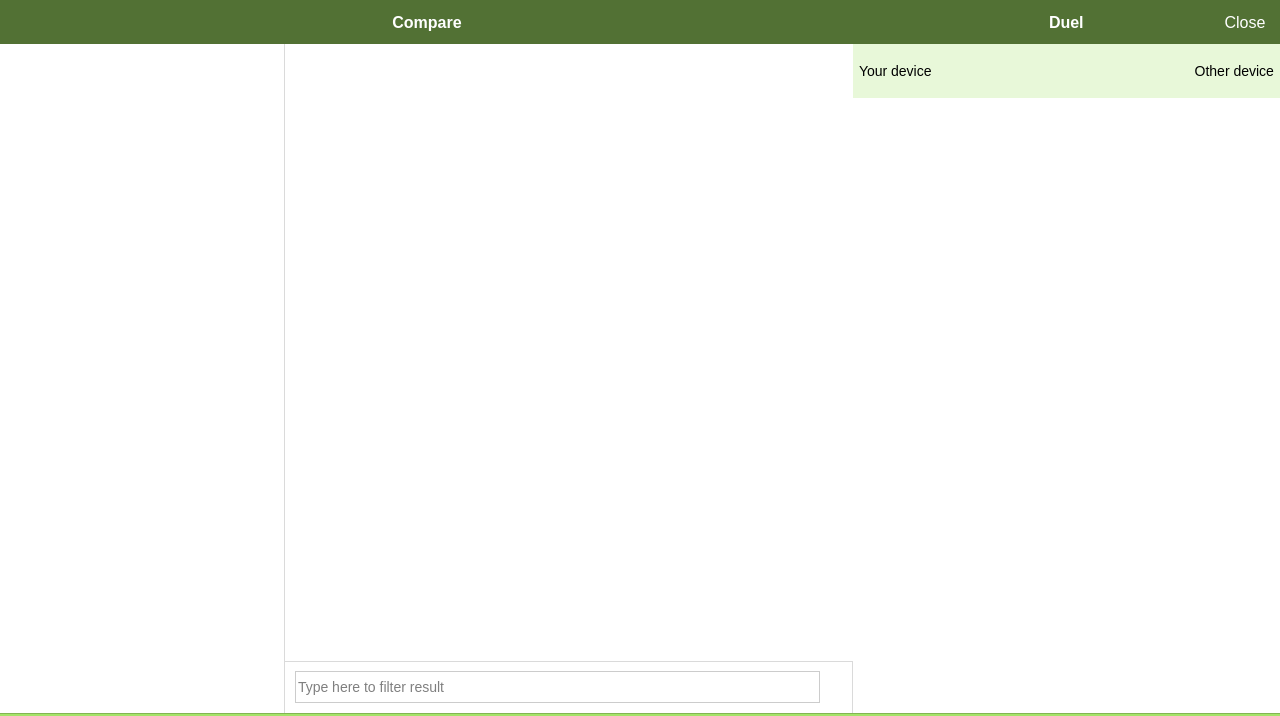
<?xml version="1.0" encoding="UTF-8"?>
<ui version="4.0">
 <class>ComparePage</class>
 <widget class="QWidget" name="ComparePage">
  <property name="geometry">
   <rect>
    <x>0</x>
    <y>0</y>
    <width>1280</width>
    <height>716</height>
   </rect>
  </property>
  <property name="minimumSize">
   <size>
    <width>0</width>
    <height>0</height>
   </size>
  </property>
  <property name="maximumSize">
   <size>
    <width>16777215</width>
    <height>16777215</height>
   </size>
  </property>
  <property name="windowTitle">
   <string>ComparePage</string>
  </property>
  <property name="styleSheet">
   <string notr="true">QWidget

QWidget#compareListPanel
{
	border: 1px solid #dadada;
}

QWidget#topBar,#duelTopBar
{
	background: #527134;
}

QWidget#searchPanel
{
	border-width: 1px 1px 0px 0px;
	border-style: solid;
	border-color: #dadada;
}

QWidget#deviceHeaderWidget,#yourDeviceLabel,#otherDeviceLabel
{
	background-color: #e8f8d9;
	font-size:14px;
}

QLabel#sectionTitleLabel,#duelSectionTitleLabel
{
	background: #527134;
	color: #fff;
	font-weight: bold;
	font-size: 16px;
}

QPushButton#duelSectionCloseButton,#duelSectionHiddenButton {
	background-color: #527134;
	border: none;
	min-width: 70px; max-width: 70px;
	color: #fff;
	font-weight: normal;
	font-size: 16px;
}

QPushButton#duelSectionCloseButton:hover
{
	background-color: #577837;
}

QPushButton#duelSectionCloseButton:pressed
{
	background-color: #4d6a31;
}

QPushButton#duelSectionHiddenButton
{
	color: #527134;
}

QLabel#bottomLine1
{
	background: #83b553;
}

QLabel#bottomLine2
{
	background: #a4e268;
}

QLabel#verticalLine
{
	background: #ccc;
}

QLabel#header
{
	background: #fff;
	color: #67b9da;
	font-family: &quot;Segoe UI&quot;;
	font-size: 24px;
	padding-top: 12px;
}

QLineEdit#searchLineEdit
{
	font-size: 14px;
	border: 1px solid #ccc;
	background-color: #fff;
	outline: none;
}

QLabel#loupeLabel
{
	border-image: url(:/loupe.png) 0 0 0 0 stretch stretch;
}

QWidget#testListWidget,#compareScrollWidget,#duelScrollWidget,#searchPanel
{   
    background: #ffffff;
}

QWidget#scrollAreaWidgetContets,#widget
{
	background: #ffffff;
}

QScrollBar:vertical
{
	border-radius: 3px;
	background: #eee;
	width: 27px;
	margin-left: 10px;
	margin-right: 10px;
	margin-top: 10px;
	margin-bottom: 10px;
}

QScrollBar::handle:vertical
{
	border-radius: 3px;
	background: #ccc;
	min-height: 340px;
}

QScrollBar::add-line:vertical
{
	border: none;
	height: 0px;
	subcontrol-position: bottom;
	subcontrol-origin: margin;
}

QScrollBar::sub-line:vertical
{
	border: none;
	height: 0px;
	subcontrol-position: top;
	subcontrol-origin: margin;
}

QScrollBar::up-arrow:vertical, QScrollBar::down-arrow:vertical
{
	border: none;
	width: 0px;
	height: 0px;
	background: none;
}

QScrollBar::add-page:vertical, QScrollBar::sub-page:vertical
{
	border: none;
}</string>
  </property>
  <layout class="QVBoxLayout" name="verticalLayout">
   <property name="spacing">
    <number>0</number>
   </property>
   <property name="leftMargin">
    <number>0</number>
   </property>
   <property name="topMargin">
    <number>0</number>
   </property>
   <property name="rightMargin">
    <number>0</number>
   </property>
   <property name="bottomMargin">
    <number>0</number>
   </property>
   <item>
    <widget class="QWidget" name="mainWidget" native="true">
     <layout class="QHBoxLayout" name="horizontalLayout_3" stretch="2,1">
      <property name="spacing">
       <number>0</number>
      </property>
      <property name="leftMargin">
       <number>0</number>
      </property>
      <property name="topMargin">
       <number>0</number>
      </property>
      <property name="rightMargin">
       <number>0</number>
      </property>
      <property name="bottomMargin">
       <number>0</number>
      </property>
      <item>
       <widget class="QWidget" name="comparePanel" native="true">
        <property name="minimumSize">
         <size>
          <width>0</width>
          <height>0</height>
         </size>
        </property>
        <layout class="QVBoxLayout" name="verticalLayout_6">
         <property name="spacing">
          <number>0</number>
         </property>
         <property name="leftMargin">
          <number>0</number>
         </property>
         <property name="topMargin">
          <number>0</number>
         </property>
         <property name="rightMargin">
          <number>0</number>
         </property>
         <property name="bottomMargin">
          <number>0</number>
         </property>
         <item>
          <widget class="QWidget" name="topBar" native="true">
           <property name="minimumSize">
            <size>
             <width>0</width>
             <height>44</height>
            </size>
           </property>
           <property name="maximumSize">
            <size>
             <width>16777215</width>
             <height>44</height>
            </size>
           </property>
           <layout class="QHBoxLayout" name="horizontalLayout_6">
            <property name="spacing">
             <number>0</number>
            </property>
            <property name="leftMargin">
             <number>0</number>
            </property>
            <property name="topMargin">
             <number>0</number>
            </property>
            <property name="rightMargin">
             <number>0</number>
            </property>
            <property name="bottomMargin">
             <number>0</number>
            </property>
            <item>
             <spacer name="horizontalSpacer_3">
              <property name="orientation">
               <enum>Qt::Horizontal</enum>
              </property>
              <property name="sizeHint" stdset="0">
               <size>
                <width>40</width>
                <height>20</height>
               </size>
              </property>
             </spacer>
            </item>
            <item>
             <widget class="QLabel" name="sectionTitleLabel">
              <property name="text">
               <string>Compare</string>
              </property>
              <property name="alignment">
               <set>Qt::AlignCenter</set>
              </property>
             </widget>
            </item>
            <item>
             <spacer name="horizontalSpacer_4">
              <property name="orientation">
               <enum>Qt::Horizontal</enum>
              </property>
              <property name="sizeHint" stdset="0">
               <size>
                <width>40</width>
                <height>20</height>
               </size>
              </property>
             </spacer>
            </item>
           </layout>
          </widget>
         </item>
         <item>
          <layout class="QHBoxLayout" name="horizontalLayout" stretch="1,2">
           <property name="spacing">
            <number>0</number>
           </property>
           <item>
            <widget class="SelectableScrollWidget" name="testListWidget" native="true"/>
           </item>
           <item>
            <widget class="QWidget" name="compareListPanel" native="true">
             <layout class="QVBoxLayout" name="verticalLayout_3">
              <property name="spacing">
               <number>0</number>
              </property>
              <property name="leftMargin">
               <number>1</number>
              </property>
              <property name="topMargin">
               <number>0</number>
              </property>
              <property name="rightMargin">
               <number>0</number>
              </property>
              <property name="bottomMargin">
               <number>0</number>
              </property>
              <item>
               <widget class="ScrollWidget" name="compareScrollWidget" native="true">
                <property name="sizePolicy">
                 <sizepolicy hsizetype="Expanding" vsizetype="Expanding">
                  <horstretch>0</horstretch>
                  <verstretch>0</verstretch>
                 </sizepolicy>
                </property>
               </widget>
              </item>
              <item>
               <widget class="QWidget" name="searchPanel" native="true">
                <layout class="QHBoxLayout" name="horizontalLayout_2">
                 <property name="spacing">
                  <number>0</number>
                 </property>
                 <property name="leftMargin">
                  <number>10</number>
                 </property>
                 <property name="topMargin">
                  <number>10</number>
                 </property>
                 <property name="rightMargin">
                  <number>1</number>
                 </property>
                 <property name="bottomMargin">
                  <number>10</number>
                 </property>
                 <item>
                  <widget class="QLineEdit" name="searchLineEdit">
                   <property name="minimumSize">
                    <size>
                     <width>0</width>
                     <height>32</height>
                    </size>
                   </property>
                   <property name="placeholderText">
                    <string>Type here to filter result</string>
                   </property>
                  </widget>
                 </item>
                 <item>
                  <widget class="QLabel" name="loupeLabel">
                   <property name="minimumSize">
                    <size>
                     <width>32</width>
                     <height>32</height>
                    </size>
                   </property>
                   <property name="text">
                    <string/>
                   </property>
                  </widget>
                 </item>
                </layout>
               </widget>
              </item>
             </layout>
            </widget>
           </item>
          </layout>
         </item>
        </layout>
       </widget>
      </item>
      <item>
       <widget class="QWidget" name="duelPanel" native="true">
        <property name="minimumSize">
         <size>
          <width>0</width>
          <height>0</height>
         </size>
        </property>
        <layout class="QVBoxLayout" name="verticalLayout_7">
         <property name="spacing">
          <number>0</number>
         </property>
         <property name="leftMargin">
          <number>0</number>
         </property>
         <property name="topMargin">
          <number>0</number>
         </property>
         <property name="rightMargin">
          <number>0</number>
         </property>
         <property name="bottomMargin">
          <number>0</number>
         </property>
         <item>
          <widget class="QWidget" name="duelTopBar" native="true">
           <property name="minimumSize">
            <size>
             <width>0</width>
             <height>44</height>
            </size>
           </property>
           <property name="maximumSize">
            <size>
             <width>16777215</width>
             <height>44</height>
            </size>
           </property>
           <layout class="QHBoxLayout" name="horizontalLayout_8">
            <property name="spacing">
             <number>10</number>
            </property>
            <property name="leftMargin">
             <number>0</number>
            </property>
            <property name="topMargin">
             <number>0</number>
            </property>
            <property name="rightMargin">
             <number>0</number>
            </property>
            <property name="bottomMargin">
             <number>0</number>
            </property>
            <item>
             <widget class="QPushButton" name="duelSectionHiddenButton">
              <property name="sizePolicy">
               <sizepolicy hsizetype="Minimum" vsizetype="Expanding">
                <horstretch>0</horstretch>
                <verstretch>0</verstretch>
               </sizepolicy>
              </property>
              <property name="text">
               <string>Close</string>
              </property>
              <property name="flat">
               <bool>true</bool>
              </property>
             </widget>
            </item>
            <item>
             <spacer name="horizontalSpacer_7">
              <property name="orientation">
               <enum>Qt::Horizontal</enum>
              </property>
              <property name="sizeHint" stdset="0">
               <size>
                <width>40</width>
                <height>20</height>
               </size>
              </property>
             </spacer>
            </item>
            <item>
             <widget class="QLabel" name="duelSectionTitleLabel">
              <property name="text">
               <string>Duel</string>
              </property>
             </widget>
            </item>
            <item>
             <spacer name="horizontalSpacer_8">
              <property name="orientation">
               <enum>Qt::Horizontal</enum>
              </property>
              <property name="sizeHint" stdset="0">
               <size>
                <width>40</width>
                <height>20</height>
               </size>
              </property>
             </spacer>
            </item>
            <item>
             <widget class="QPushButton" name="duelSectionCloseButton">
              <property name="sizePolicy">
               <sizepolicy hsizetype="Minimum" vsizetype="Expanding">
                <horstretch>0</horstretch>
                <verstretch>0</verstretch>
               </sizepolicy>
              </property>
              <property name="text">
               <string>Close</string>
              </property>
              <property name="flat">
               <bool>true</bool>
              </property>
             </widget>
            </item>
           </layout>
          </widget>
         </item>
         <item>
          <widget class="QWidget" name="deviceHeaderWidget" native="true">
           <property name="minimumSize">
            <size>
             <width>0</width>
             <height>54</height>
            </size>
           </property>
           <property name="maximumSize">
            <size>
             <width>16777215</width>
             <height>54</height>
            </size>
           </property>
           <layout class="QHBoxLayout" name="horizontalLayout_4" stretch="1,0,1">
            <property name="spacing">
             <number>0</number>
            </property>
            <property name="leftMargin">
             <number>6</number>
            </property>
            <property name="topMargin">
             <number>6</number>
            </property>
            <property name="rightMargin">
             <number>6</number>
            </property>
            <property name="bottomMargin">
             <number>6</number>
            </property>
            <item>
             <widget class="QLabel" name="yourDeviceLabel">
              <property name="text">
               <string>Your device</string>
              </property>
             </widget>
            </item>
            <item>
             <spacer name="horizontalSpacer">
              <property name="orientation">
               <enum>Qt::Horizontal</enum>
              </property>
              <property name="sizeHint" stdset="0">
               <size>
                <width>40</width>
                <height>20</height>
               </size>
              </property>
             </spacer>
            </item>
            <item>
             <widget class="QLabel" name="otherDeviceLabel">
              <property name="text">
               <string>Other device</string>
              </property>
              <property name="alignment">
               <set>Qt::AlignRight|Qt::AlignTrailing|Qt::AlignVCenter</set>
              </property>
              <property name="wordWrap">
               <bool>true</bool>
              </property>
             </widget>
            </item>
           </layout>
          </widget>
         </item>
         <item>
          <widget class="ScrollWidget" name="duelScrollWidget" native="true">
           <property name="sizePolicy">
            <sizepolicy hsizetype="Expanding" vsizetype="Expanding">
             <horstretch>0</horstretch>
             <verstretch>0</verstretch>
            </sizepolicy>
           </property>
          </widget>
         </item>
        </layout>
       </widget>
      </item>
     </layout>
    </widget>
   </item>
   <item>
    <widget class="QLabel" name="bottomLine1">
     <property name="minimumSize">
      <size>
       <width>0</width>
       <height>1</height>
      </size>
     </property>
     <property name="maximumSize">
      <size>
       <width>16777215</width>
       <height>1</height>
      </size>
     </property>
     <property name="text">
      <string/>
     </property>
    </widget>
   </item>
   <item>
    <widget class="QLabel" name="bottomLine2">
     <property name="minimumSize">
      <size>
       <width>0</width>
       <height>2</height>
      </size>
     </property>
     <property name="maximumSize">
      <size>
       <width>16777215</width>
       <height>2</height>
      </size>
     </property>
     <property name="text">
      <string/>
     </property>
    </widget>
   </item>
  </layout>
 </widget>
 <layoutdefault spacing="6" margin="11"/>
 <customwidgets>
  <customwidget>
   <class>SelectableScrollWidget</class>
   <extends>QWidget</extends>
   <header location="global">SelectableScrollWidget.h</header>
   <container>1</container>
  </customwidget>
  <customwidget>
   <class>ScrollWidget</class>
   <extends>QWidget</extends>
   <header location="global">ScrollWidget.h</header>
   <container>1</container>
  </customwidget>
 </customwidgets>
 <resources>
  <include location="resources.qrc"/>
 </resources>
 <connections/>
</ui>
